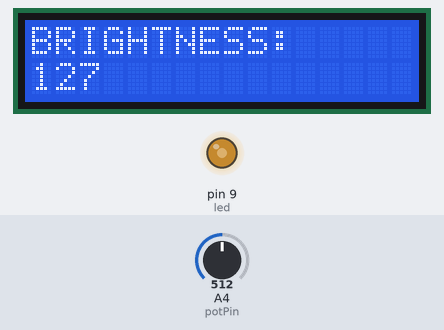
Bench run of a sketch on a simulated Arduino Uno, built with avr-gcc and run on an emulated ATmega328P. On the bench: 16×2 character LCD, output pins drawn as LEDs (lit = HIGH). The test bench sets the inputs (shaded band); at power-on: A4 (potPin) = 512.

Above: at 1.2 s.
1.3 s: A4 (potPin) set to 716
At 2.0 s:
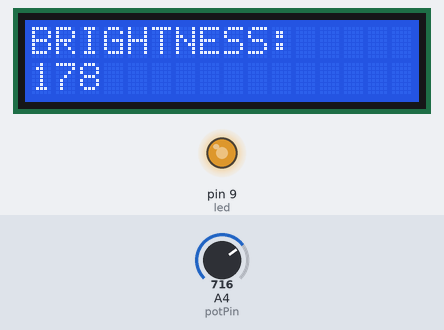
2.8 s: A4 (potPin) set to 900
At 4.0 s:
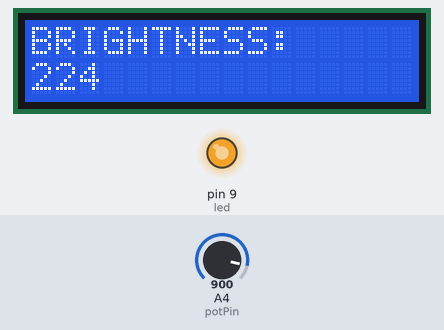
4.3 s: A4 (potPin) set to 122
At 5.5 s:
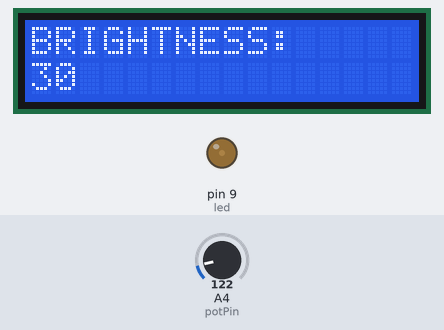
5.8 s: A4 (potPin) set to 0
At 6.5 s:
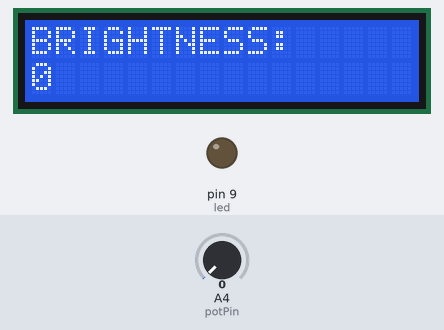
7.3 s: A4 (potPin) set to 511
At 7.6 s:
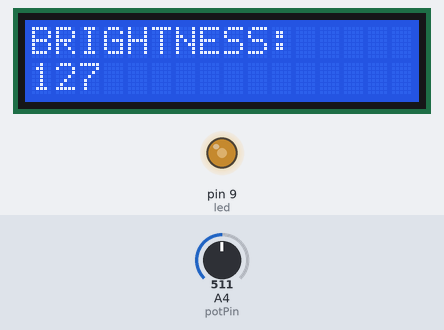
Timing chart, 0 to 9.8 s (numbered marks = the images above; inputs shaded):
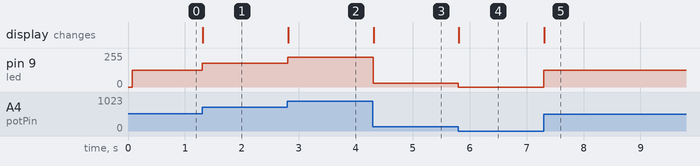

The sketch:

pot.ino
```cpp
#include "LiquidCrystal_I2C.h"
#include "Wire.h"

LiquidCrystal_I2C lcd(0x3F, 2, 1, 0, 4, 5, 6, 7);
int potPin = A4;
int led = 9;
int dial = 0; // variable to store the value coming form the sense
int bright = 0; // variable to store the output pin
void setup()
{
  // set up the LCD's number of columns and rows:
  lcd.begin(16, 2);
  lcd.setBacklightPin(3, POSITIVE);
  lcd.setBacklight(HIGH);
  lcd.print("BRIGHTNESS:");
  pinMode(led, OUTPUT);
  pinMode(potPin, INPUT);
  Serial.begin(9600);
}

void loop()
{
  dial = analogRead(potPin); // reads the value form the sensor
  bright = map(dial, 0, 1023, 0, 255);
  dial = map(dial, 0, 1023, 0, 255); // converts from 0-1023 proportonal to the number from 0 to 255
  analogWrite(led, bright); // turn the led on depending on the potentiometer
  lcd.setCursor(0, 1);
  lcd.print(dial);
  lcd.print("     ");
}
```

Measured:
- after the input at 1.3 s, pin 9 (led): 127/255 → 178/255 at once; the display: changes at once (image 1)
- after the input at 2.8 s, pin 9 (led): 178/255 → 224/255 at once; the display: changes at once (image 2)
- after the input at 4.3 s, pin 9 (led): 224/255 → 30/255 at once; the display: changes at once (image 3)
- after the input at 5.8 s, pin 9 (led): 30/255 → 0/255 at once; the display: changes at once (image 4)
- after the input at 7.3 s, pin 9 (led): 0/255 → 127/255 at once; the display: changes at once (image 5)
